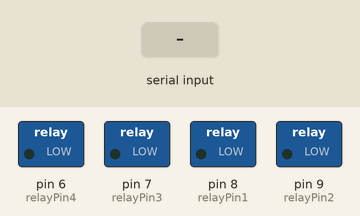
The sketch below on a simulated Arduino Uno, built with avr-gcc and run on an emulated ATmega328P. Parts: switched loads named in the sketch (green lamp = pin HIGH). The inputs (shaded band) are chosen by the test bench. What the sketch prints to the serial monitor is not drawn.

Above: at 1.3 s.
1.4 s: "1" received over the second serial link
At 2.4 s:
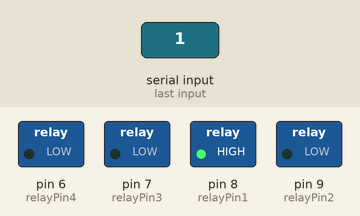
2.9 s: "3" received over the second serial link
At 3.5 s:
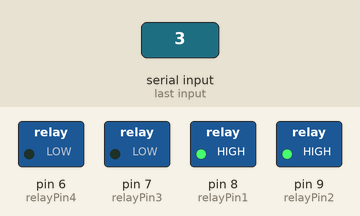
4.4 s: "0" received over the second serial link
At 4.7 s:
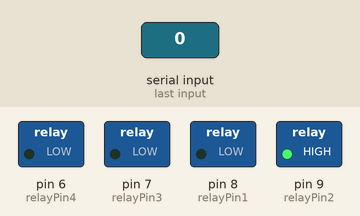
5.9 s: "5" received over the second serial link
At 7.0 s:
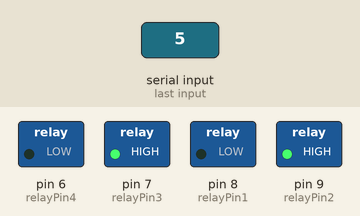
7.4 s: "7" received over the second serial link
At 8.2 s:
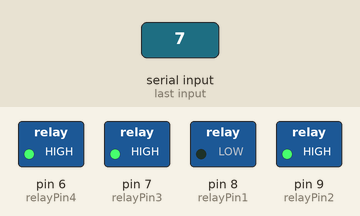
8.9 s: "2" received over the second serial link
At 9.3 s:
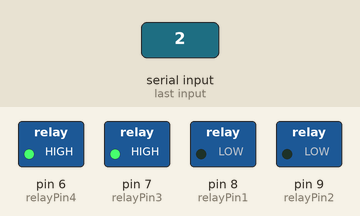
Timing chart, 0 to 11.4 s (numbered marks = the images above; inputs shaded):
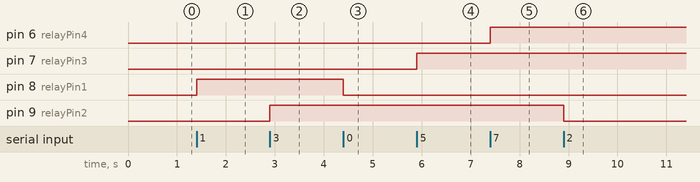

Measured:
- after the input at 1.4 s, pin 8 (relayPin1): LOW → HIGH at once
- after the input at 2.9 s, pin 9 (relayPin2): LOW → HIGH at once
- after the input at 4.4 s, pin 8 (relayPin1): HIGH → LOW at once
- after the input at 5.9 s, pin 7 (relayPin3): LOW → HIGH at once
- after the input at 7.4 s, pin 6 (relayPin4): LOW → HIGH at once
- after the input at 8.9 s, pin 9 (relayPin2): HIGH → LOW at once

The sketch:

home_automation_with_blutooth.ino
```cpp
#include <SoftwareSerial.h>

SoftwareSerial BTSerial(10, 11); // RX (Pin 10) and TX (Pin 11)

int relayPin1 = 8;
int relayPin2 = 9;
int relayPin3 = 7;
int relayPin4 = 6;

char incomingCommand;
boolean isDevice1On = false;
boolean isDevice2On = false;
boolean isDevice3On = false;
boolean isDevice4On = false;

void setup() {

  Serial.begin(9600);
  BTSerial.begin(9600);

  pinMode(relayPin1, OUTPUT);
  pinMode(relayPin2, OUTPUT);
  pinMode(relayPin3, OUTPUT);
  pinMode(relayPin4, OUTPUT);


  digitalWrite(relayPin1, LOW);
  digitalWrite(relayPin2, LOW);
  digitalWrite(relayPin3, LOW);
  digitalWrite(relayPin4, LOW);

  Serial.println("Home Automation System Ready. Awaiting Bluetooth Commands...");
  Serial.println("Commands: 1=Device1 ON, 0=Device1 OFF, 3=Device2 ON, 2=Device2 OFF, 5=Device3 ON, 4=Device3 OFF, 7=Device4 ON, 6=Device4 OFF");
}


void loop() {

  if (BTSerial.available()) {
    incomingCommand = BTSerial.read();

    Serial.print("Received Command: ");
    Serial.println(incomingCommand);

    if (incomingCommand == '1') {
      digitalWrite(relayPin1, HIGH);
      isDevice1On = true;
      Serial.println("Device 1 (Lamp) is ON");
    }
    else if (incomingCommand == '0') {
      digitalWrite(relayPin1, LOW);
      Serial.println("Device 1 (Lamp) is OFF");
    }


    else if (incomingCommand == '3') {
      digitalWrite(relayPin2, HIGH);
      isDevice2On = true;
      Serial.println("Device 2 (Fan) is ON");
    }
    else if (incomingCommand == '2') {
      digitalWrite(relayPin2, LOW);
      isDevice2On = false;
      Serial.println("Device 2 (Fan) is OFF");
    }


    else if (incomingCommand == '5') {
      digitalWrite(relayPin3, HIGH);
      isDevice3On = true;
      Serial.println("Device 3 (Air Conditioner) is ON");
    }
    else if (incomingCommand == '4') {
      digitalWrite(relayPin3, LOW);
      isDevice3On = false;
      Serial.println("Device 3 (Air Conditioner) is OFF");
    }

    else if (incomingCommand == '7') {
      digitalWrite(relayPin4, HIGH);
      isDevice4On = true;
      Serial.println("Device 4 (Heater) is ON");
    }
    else if (incomingCommand == '6') {
      digitalWrite(relayPin4, LOW);
      isDevice4On = false;
      Serial.println("Device 4 (Heater) is OFF");
    }


    else {
      Serial.println("Invalid command received. Please send a valid command.");
    }


    displayDeviceStates();
  }

}

void displayDeviceStates() {
  Serial.print("Device 1 (Lamp) is ");
  Serial.println(isDevice1On ? "ON" : "OFF");

  Serial.print("Device 2 (Fan) is ");
  Serial.println(isDevice2On ? "ON" : "OFF");

  Serial.print("Device 3 (Air Conditioner) is ");
  Serial.println(isDevice3On ? "ON" : "OFF");

  Serial.print("Device 4 (Heater) is ");
  Serial.println(isDevice4On ? "ON" : "OFF");
}
```
